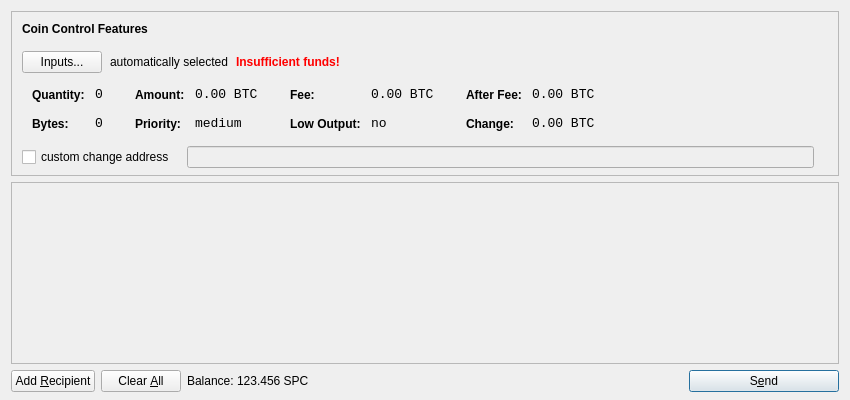
<?xml version="1.0" encoding="UTF-8"?>
<ui version="4.0">
 <class>SendCoinsDialog</class>
 <widget class="QDialog" name="SendCoinsDialog">
  <property name="geometry">
   <rect>
    <x>0</x>
    <y>0</y>
    <width>850</width>
    <height>400</height>
   </rect>
  </property>
  <property name="windowTitle">
   <string>Send Coins</string>
  </property>
  <layout class="QVBoxLayout" name="verticalLayout" stretch="0,1,0">
   <property name="bottomMargin">
    <number>8</number>
   </property>
   <item>
    <widget class="QFrame" name="frameCoinControl">
     <property name="sizePolicy">
      <sizepolicy hsizetype="Expanding" vsizetype="Expanding">
       <horstretch>0</horstretch>
       <verstretch>0</verstretch>
      </sizepolicy>
     </property>
     <property name="maximumSize">
      <size>
       <width>16777215</width>
       <height>16777215</height>
      </size>
     </property>
     <property name="frameShape">
      <enum>QFrame::StyledPanel</enum>
     </property>
     <property name="frameShadow">
      <enum>QFrame::Sunken</enum>
     </property>
     <layout class="QVBoxLayout" name="verticalLayoutCoinControl2">
      <property name="spacing">
       <number>-1</number>
      </property>
      <property name="leftMargin">
       <number>0</number>
      </property>
      <property name="topMargin">
       <number>0</number>
      </property>
      <property name="rightMargin">
       <number>0</number>
      </property>
      <property name="bottomMargin">
       <number>6</number>
      </property>
      <item>
       <layout class="QVBoxLayout" name="verticalLayoutCoinControl" stretch="0,0,0,0,1">
        <property name="spacing">
         <number>0</number>
        </property>
        <property name="leftMargin">
         <number>10</number>
        </property>
        <property name="topMargin">
         <number>10</number>
        </property>
        <item>
         <layout class="QHBoxLayout" name="horizontalLayoutCoinControl1">
          <property name="bottomMargin">
           <number>15</number>
          </property>
          <item>
           <widget class="QLabel" name="labelCoinControlFeatures">
            <property name="sizePolicy">
             <sizepolicy hsizetype="Preferred" vsizetype="Maximum">
              <horstretch>0</horstretch>
              <verstretch>0</verstretch>
             </sizepolicy>
            </property>
            <property name="font">
             <font>
              <weight>75</weight>
              <bold>true</bold>
             </font>
            </property>
            <property name="styleSheet">
             <string notr="true">font-weight:bold;</string>
            </property>
            <property name="text">
             <string>Coin Control Features</string>
            </property>
           </widget>
          </item>
         </layout>
        </item>
        <item>
         <layout class="QHBoxLayout" name="horizontalLayoutCoinControl2" stretch="0,0,0,0">
          <property name="spacing">
           <number>8</number>
          </property>
          <property name="bottomMargin">
           <number>10</number>
          </property>
          <item>
           <widget class="QPushButton" name="pushButtonCoinControl">
            <property name="styleSheet">
             <string notr="true"/>
            </property>
            <property name="text">
             <string>Inputs...</string>
            </property>
           </widget>
          </item>
          <item>
           <widget class="QLabel" name="labelCoinControlAutomaticallySelected">
            <property name="text">
             <string>automatically selected</string>
            </property>
            <property name="margin">
             <number>5</number>
            </property>
           </widget>
          </item>
          <item>
           <widget class="QLabel" name="labelCoinControlInsuffFunds">
            <property name="font">
             <font>
              <weight>75</weight>
              <bold>true</bold>
             </font>
            </property>
            <property name="styleSheet">
             <string notr="true">color:red;font-weight:bold;</string>
            </property>
            <property name="text">
             <string>Insufficient funds!</string>
            </property>
            <property name="margin">
             <number>5</number>
            </property>
           </widget>
          </item>
          <item>
           <spacer name="horizontalSpacerCoinControl">
            <property name="orientation">
             <enum>Qt::Horizontal</enum>
            </property>
            <property name="sizeHint" stdset="0">
             <size>
              <width>40</width>
              <height>1</height>
             </size>
            </property>
           </spacer>
          </item>
         </layout>
        </item>
        <item>
         <widget class="QWidget" name="widgetCoinControl" native="true">
          <property name="sizePolicy">
           <sizepolicy hsizetype="Preferred" vsizetype="Preferred">
            <horstretch>0</horstretch>
            <verstretch>0</verstretch>
           </sizepolicy>
          </property>
          <property name="minimumSize">
           <size>
            <width>0</width>
            <height>0</height>
           </size>
          </property>
          <property name="styleSheet">
           <string notr="true"/>
          </property>
          <layout class="QHBoxLayout" name="horizontalLayoutCoinControl5">
           <property name="margin">
            <number>0</number>
           </property>
           <item>
            <layout class="QHBoxLayout" name="horizontalLayoutCoinControl3" stretch="0,0,0,1">
             <property name="spacing">
              <number>20</number>
             </property>
             <property name="topMargin">
              <number>0</number>
             </property>
             <property name="bottomMargin">
              <number>10</number>
             </property>
             <item>
              <layout class="QFormLayout" name="formLayoutCoinControl1">
               <property name="horizontalSpacing">
                <number>10</number>
               </property>
               <property name="verticalSpacing">
                <number>14</number>
               </property>
               <property name="leftMargin">
                <number>10</number>
               </property>
               <property name="topMargin">
                <number>4</number>
               </property>
               <property name="rightMargin">
                <number>6</number>
               </property>
               <item row="0" column="0">
                <widget class="QLabel" name="labelCoinControlQuantityText">
                 <property name="styleSheet">
                  <string notr="true">font-weight:bold;</string>
                 </property>
                 <property name="text">
                  <string>Quantity:</string>
                 </property>
                 <property name="margin">
                  <number>0</number>
                 </property>
                </widget>
               </item>
               <item row="0" column="1">
                <widget class="QLabel" name="labelCoinControlQuantity">
                 <property name="font">
                  <font>
                   <family>Monospace</family>
                   <pointsize>10</pointsize>
                  </font>
                 </property>
                 <property name="cursor">
                  <cursorShape>IBeamCursor</cursorShape>
                 </property>
                 <property name="contextMenuPolicy">
                  <enum>Qt::ActionsContextMenu</enum>
                 </property>
                 <property name="text">
                  <string notr="true">0</string>
                 </property>
                 <property name="margin">
                  <number>0</number>
                 </property>
                 <property name="textInteractionFlags">
                  <set>Qt::LinksAccessibleByMouse|Qt::TextSelectableByKeyboard|Qt::TextSelectableByMouse</set>
                 </property>
                </widget>
               </item>
               <item row="1" column="0">
                <widget class="QLabel" name="labelCoinControlBytesText">
                 <property name="styleSheet">
                  <string notr="true">font-weight:bold;</string>
                 </property>
                 <property name="text">
                  <string>Bytes:</string>
                 </property>
                </widget>
               </item>
               <item row="1" column="1">
                <widget class="QLabel" name="labelCoinControlBytes">
                 <property name="font">
                  <font>
                   <family>Monospace</family>
                   <pointsize>10</pointsize>
                  </font>
                 </property>
                 <property name="cursor">
                  <cursorShape>IBeamCursor</cursorShape>
                 </property>
                 <property name="contextMenuPolicy">
                  <enum>Qt::ActionsContextMenu</enum>
                 </property>
                 <property name="text">
                  <string notr="true">0</string>
                 </property>
                 <property name="textInteractionFlags">
                  <set>Qt::LinksAccessibleByMouse|Qt::TextSelectableByKeyboard|Qt::TextSelectableByMouse</set>
                 </property>
                </widget>
               </item>
              </layout>
             </item>
             <item>
              <layout class="QFormLayout" name="formLayoutCoinControl2">
               <property name="horizontalSpacing">
                <number>10</number>
               </property>
               <property name="verticalSpacing">
                <number>14</number>
               </property>
               <property name="leftMargin">
                <number>6</number>
               </property>
               <property name="topMargin">
                <number>4</number>
               </property>
               <property name="rightMargin">
                <number>6</number>
               </property>
               <item row="0" column="0">
                <widget class="QLabel" name="labelCoinControlAmountText">
                 <property name="styleSheet">
                  <string notr="true">font-weight:bold;</string>
                 </property>
                 <property name="text">
                  <string>Amount:</string>
                 </property>
                 <property name="margin">
                  <number>0</number>
                 </property>
                </widget>
               </item>
               <item row="0" column="1">
                <widget class="QLabel" name="labelCoinControlAmount">
                 <property name="font">
                  <font>
                   <family>Monospace</family>
                   <pointsize>10</pointsize>
                  </font>
                 </property>
                 <property name="cursor">
                  <cursorShape>IBeamCursor</cursorShape>
                 </property>
                 <property name="contextMenuPolicy">
                  <enum>Qt::ActionsContextMenu</enum>
                 </property>
                 <property name="text">
                  <string notr="true">0.00 BTC</string>
                 </property>
                 <property name="textInteractionFlags">
                  <set>Qt::LinksAccessibleByMouse|Qt::TextSelectableByKeyboard|Qt::TextSelectableByMouse</set>
                 </property>
                </widget>
               </item>
               <item row="1" column="0">
                <widget class="QLabel" name="labelCoinControlPriorityText">
                 <property name="styleSheet">
                  <string notr="true">font-weight:bold;</string>
                 </property>
                 <property name="text">
                  <string>Priority:</string>
                 </property>
                </widget>
               </item>
               <item row="1" column="1">
                <widget class="QLabel" name="labelCoinControlPriority">
                 <property name="font">
                  <font>
                   <family>Monospace</family>
                   <pointsize>10</pointsize>
                  </font>
                 </property>
                 <property name="cursor">
                  <cursorShape>IBeamCursor</cursorShape>
                 </property>
                 <property name="contextMenuPolicy">
                  <enum>Qt::ActionsContextMenu</enum>
                 </property>
                 <property name="text">
                  <string>medium</string>
                 </property>
                 <property name="textInteractionFlags">
                  <set>Qt::LinksAccessibleByMouse|Qt::TextSelectableByKeyboard|Qt::TextSelectableByMouse</set>
                 </property>
                </widget>
               </item>
              </layout>
             </item>
             <item>
              <layout class="QFormLayout" name="formLayoutCoinControl3">
               <property name="horizontalSpacing">
                <number>10</number>
               </property>
               <property name="verticalSpacing">
                <number>14</number>
               </property>
               <property name="leftMargin">
                <number>6</number>
               </property>
               <property name="topMargin">
                <number>4</number>
               </property>
               <property name="rightMargin">
                <number>6</number>
               </property>
               <item row="0" column="0">
                <widget class="QLabel" name="labelCoinControlFeeText">
                 <property name="styleSheet">
                  <string notr="true">font-weight:bold;</string>
                 </property>
                 <property name="text">
                  <string>Fee:</string>
                 </property>
                 <property name="margin">
                  <number>0</number>
                 </property>
                </widget>
               </item>
               <item row="0" column="1">
                <widget class="QLabel" name="labelCoinControlFee">
                 <property name="font">
                  <font>
                   <family>Monospace</family>
                   <pointsize>10</pointsize>
                  </font>
                 </property>
                 <property name="cursor">
                  <cursorShape>IBeamCursor</cursorShape>
                 </property>
                 <property name="contextMenuPolicy">
                  <enum>Qt::ActionsContextMenu</enum>
                 </property>
                 <property name="text">
                  <string notr="true">0.00 BTC</string>
                 </property>
                 <property name="textInteractionFlags">
                  <set>Qt::LinksAccessibleByMouse|Qt::TextSelectableByKeyboard|Qt::TextSelectableByMouse</set>
                 </property>
                </widget>
               </item>
               <item row="1" column="0">
                <widget class="QLabel" name="labelCoinControlLowOutputText">
                 <property name="styleSheet">
                  <string notr="true">font-weight:bold;</string>
                 </property>
                 <property name="text">
                  <string>Low Output:</string>
                 </property>
                </widget>
               </item>
               <item row="1" column="1">
                <widget class="QLabel" name="labelCoinControlLowOutput">
                 <property name="font">
                  <font>
                   <family>Monospace</family>
                   <pointsize>10</pointsize>
                  </font>
                 </property>
                 <property name="cursor">
                  <cursorShape>IBeamCursor</cursorShape>
                 </property>
                 <property name="contextMenuPolicy">
                  <enum>Qt::ActionsContextMenu</enum>
                 </property>
                 <property name="text">
                  <string>no</string>
                 </property>
                 <property name="textInteractionFlags">
                  <set>Qt::LinksAccessibleByMouse|Qt::TextSelectableByKeyboard|Qt::TextSelectableByMouse</set>
                 </property>
                </widget>
               </item>
              </layout>
             </item>
             <item>
              <layout class="QFormLayout" name="formLayoutCoinControl4">
               <property name="horizontalSpacing">
                <number>10</number>
               </property>
               <property name="verticalSpacing">
                <number>14</number>
               </property>
               <property name="leftMargin">
                <number>6</number>
               </property>
               <property name="topMargin">
                <number>4</number>
               </property>
               <property name="rightMargin">
                <number>6</number>
               </property>
               <item row="0" column="0">
                <widget class="QLabel" name="labelCoinControlAfterFeeText">
                 <property name="styleSheet">
                  <string notr="true">font-weight:bold;</string>
                 </property>
                 <property name="text">
                  <string>After Fee:</string>
                 </property>
                 <property name="margin">
                  <number>0</number>
                 </property>
                </widget>
               </item>
               <item row="0" column="1">
                <widget class="QLabel" name="labelCoinControlAfterFee">
                 <property name="font">
                  <font>
                   <family>Monospace</family>
                   <pointsize>10</pointsize>
                  </font>
                 </property>
                 <property name="cursor">
                  <cursorShape>IBeamCursor</cursorShape>
                 </property>
                 <property name="contextMenuPolicy">
                  <enum>Qt::ActionsContextMenu</enum>
                 </property>
                 <property name="text">
                  <string notr="true">0.00 BTC</string>
                 </property>
                 <property name="textInteractionFlags">
                  <set>Qt::LinksAccessibleByMouse|Qt::TextSelectableByKeyboard|Qt::TextSelectableByMouse</set>
                 </property>
                </widget>
               </item>
               <item row="1" column="0">
                <widget class="QLabel" name="labelCoinControlChangeText">
                 <property name="styleSheet">
                  <string notr="true">font-weight:bold;</string>
                 </property>
                 <property name="text">
                  <string>Change:</string>
                 </property>
                </widget>
               </item>
               <item row="1" column="1">
                <widget class="QLabel" name="labelCoinControlChange">
                 <property name="font">
                  <font>
                   <family>Monospace</family>
                   <pointsize>10</pointsize>
                  </font>
                 </property>
                 <property name="cursor">
                  <cursorShape>IBeamCursor</cursorShape>
                 </property>
                 <property name="contextMenuPolicy">
                  <enum>Qt::ActionsContextMenu</enum>
                 </property>
                 <property name="text">
                  <string notr="true">0.00 BTC</string>
                 </property>
                 <property name="textInteractionFlags">
                  <set>Qt::LinksAccessibleByMouse|Qt::TextSelectableByKeyboard|Qt::TextSelectableByMouse</set>
                 </property>
                </widget>
               </item>
              </layout>
             </item>
            </layout>
           </item>
          </layout>
         </widget>
        </item>
        <item>
         <layout class="QHBoxLayout" name="horizontalLayoutCoinControl4" stretch="0,0,0">
          <property name="spacing">
           <number>12</number>
          </property>
          <property name="sizeConstraint">
           <enum>QLayout::SetDefaultConstraint</enum>
          </property>
          <property name="topMargin">
           <number>5</number>
          </property>
          <property name="rightMargin">
           <number>5</number>
          </property>
          <item>
           <widget class="QCheckBox" name="checkBoxCoinControlChange">
            <property name="text">
             <string>custom change address</string>
            </property>
           </widget>
          </item>
          <item>
           <widget class="QLineEdit" name="lineEditCoinControlChange">
            <property name="enabled">
             <bool>false</bool>
            </property>
            <property name="sizePolicy">
             <sizepolicy hsizetype="Expanding" vsizetype="Fixed">
              <horstretch>0</horstretch>
              <verstretch>0</verstretch>
             </sizepolicy>
            </property>
           </widget>
          </item>
          <item>
           <widget class="QLabel" name="labelCoinControlChangeLabel">
            <property name="sizePolicy">
             <sizepolicy hsizetype="Preferred" vsizetype="Expanding">
              <horstretch>0</horstretch>
              <verstretch>0</verstretch>
             </sizepolicy>
            </property>
            <property name="minimumSize">
             <size>
              <width>0</width>
              <height>0</height>
             </size>
            </property>
            <property name="text">
             <string/>
            </property>
            <property name="margin">
             <number>3</number>
            </property>
           </widget>
          </item>
         </layout>
        </item>
        <item>
         <spacer name="verticalSpacerCoinControl">
          <property name="orientation">
           <enum>Qt::Vertical</enum>
          </property>
          <property name="sizeHint" stdset="0">
           <size>
            <width>800</width>
            <height>1</height>
           </size>
          </property>
         </spacer>
        </item>
       </layout>
      </item>
     </layout>
    </widget>
   </item>
   <item>
    <widget class="QScrollArea" name="scrollArea">
     <property name="widgetResizable">
      <bool>true</bool>
     </property>
     <widget class="QWidget" name="scrollAreaWidgetContents">
      <property name="geometry">
       <rect>
        <x>0</x>
        <y>0</y>
        <width>830</width>
        <height>165</height>
       </rect>
      </property>
      <layout class="QVBoxLayout" name="verticalLayout_2">
       <property name="margin">
        <number>0</number>
       </property>
       <item>
        <layout class="QVBoxLayout" name="entries">
         <property name="spacing">
          <number>6</number>
         </property>
        </layout>
       </item>
       <item>
        <spacer name="verticalSpacer">
         <property name="orientation">
          <enum>Qt::Vertical</enum>
         </property>
         <property name="sizeHint" stdset="0">
          <size>
           <width>20</width>
           <height>40</height>
          </size>
         </property>
        </spacer>
       </item>
      </layout>
     </widget>
    </widget>
   </item>
   <item>
    <layout class="QHBoxLayout" name="horizontalLayout">
     <item>
      <widget class="QPushButton" name="addButton">
       <property name="toolTip">
        <string>Send to multiple recipients at once</string>
       </property>
       <property name="text">
        <string>Add &amp;Recipient</string>
       </property>
       <property name="icon">
        <iconset resource="../bitcoin.qrc">
         <normaloff>:/icons/add</normaloff>:/icons/add</iconset>
       </property>
       <property name="autoDefault">
        <bool>false</bool>
       </property>
      </widget>
     </item>
     <item>
      <widget class="QPushButton" name="clearButton">
       <property name="sizePolicy">
        <sizepolicy hsizetype="Minimum" vsizetype="Fixed">
         <horstretch>0</horstretch>
         <verstretch>0</verstretch>
        </sizepolicy>
       </property>
       <property name="toolTip">
        <string>Remove all transaction fields</string>
       </property>
       <property name="text">
        <string>Clear &amp;All</string>
       </property>
       <property name="icon">
        <iconset resource="../bitcoin.qrc">
         <normaloff>:/icons/remove</normaloff>:/icons/remove</iconset>
       </property>
       <property name="autoRepeatDelay">
        <number>300</number>
       </property>
       <property name="autoDefault">
        <bool>false</bool>
       </property>
      </widget>
     </item>
     <item>
      <layout class="QHBoxLayout" name="horizontalLayout_2">
       <property name="spacing">
        <number>3</number>
       </property>
       <item>
        <widget class="QLabel" name="label">
         <property name="text">
          <string>Balance:</string>
         </property>
        </widget>
       </item>
       <item>
        <widget class="QLabel" name="labelBalance">
         <property name="cursor">
          <cursorShape>IBeamCursor</cursorShape>
         </property>
         <property name="text">
          <string>123.456 SPC</string>
         </property>
         <property name="textInteractionFlags">
          <set>Qt::LinksAccessibleByMouse|Qt::TextSelectableByKeyboard|Qt::TextSelectableByMouse</set>
         </property>
        </widget>
       </item>
      </layout>
     </item>
     <item>
      <spacer name="horizontalSpacer">
       <property name="orientation">
        <enum>Qt::Horizontal</enum>
       </property>
       <property name="sizeHint" stdset="0">
        <size>
         <width>40</width>
         <height>20</height>
        </size>
       </property>
      </spacer>
     </item>
     <item>
      <widget class="QPushButton" name="sendButton">
       <property name="minimumSize">
        <size>
         <width>150</width>
         <height>0</height>
        </size>
       </property>
       <property name="toolTip">
        <string>Confirm the send action</string>
       </property>
       <property name="text">
        <string>S&amp;end</string>
       </property>
       <property name="icon">
        <iconset resource="../bitcoin.qrc">
         <normaloff>:/icons/send</normaloff>:/icons/send</iconset>
       </property>
       <property name="default">
        <bool>true</bool>
       </property>
      </widget>
     </item>
    </layout>
   </item>
  </layout>
 </widget>
 <resources>
  <include location="../bitcoin.qrc"/>
 </resources>
 <connections/>
</ui>
